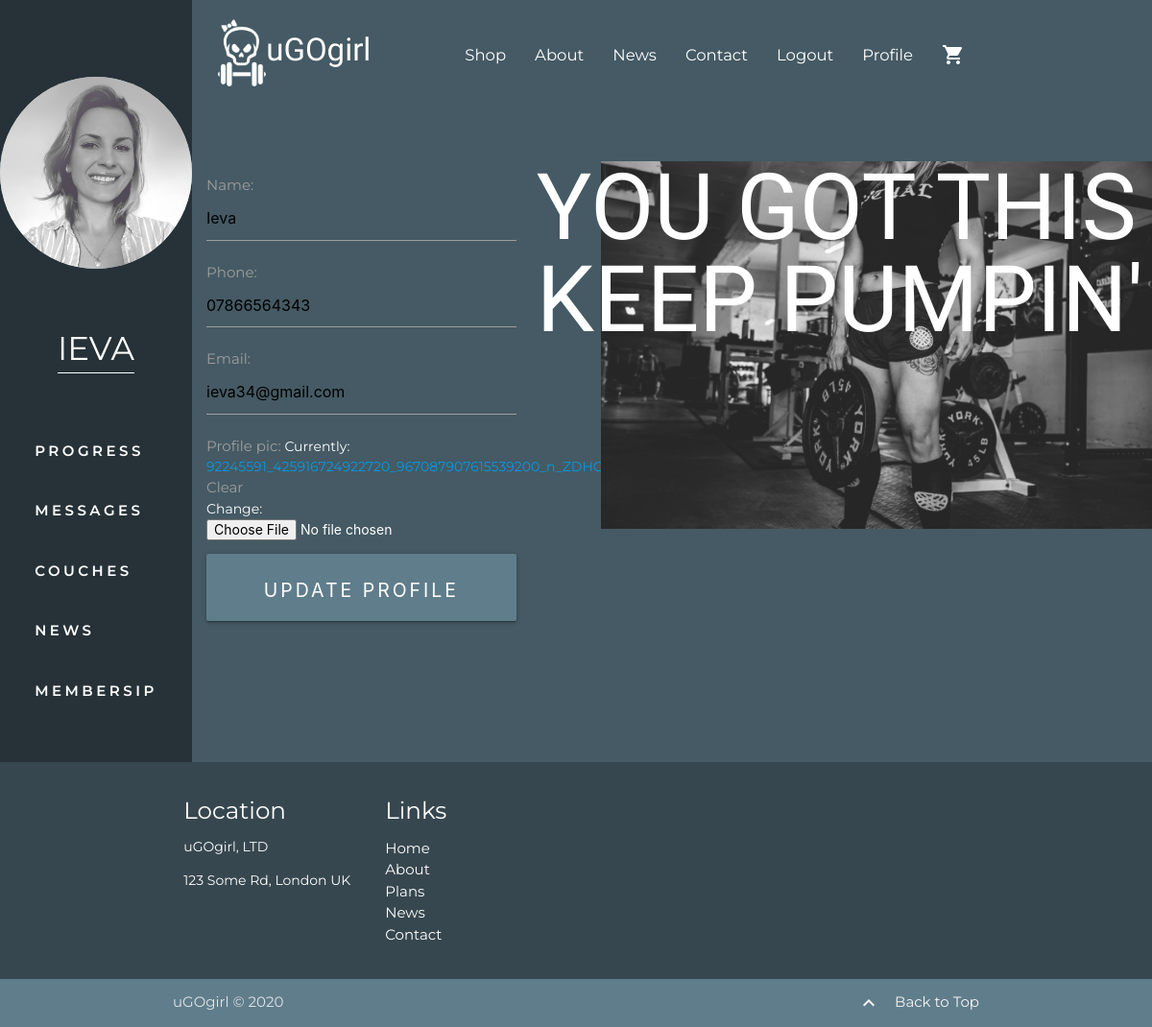
The app's page /accounts/user/ (signed in) with its own data.
### accounts/models.py (models this page shows, shortened)
class Customer(models.Model):
    user         = models.OneToOneField(User, null=True, blank=True, on_delete=models.CASCADE)
    name         = models.CharField     (max_length=200, null=True)
    phone        = models.CharField     (max_length=200, null=True)
    email        = models.CharField     (max_length=200, null=True)
    profile_pic  = models.ImageField    (default='default.jpg', null=True, blank=True)
    date_created = models.DateTimeField (auto_now_add=True, null=True)

### accounts/views.py (the view)
@login_required(login_url='login')
def accountSettings(request):
    customer = request.user.customer
    form = CustomerForm(instance=customer)
    if request.method == 'POST':
        form = CustomerForm(request.POST, request.FILES, instance=customer)
        if form.is_valid():
            form.save()
    context = {'form':form}
    return render(request, 'profile.html', context)

### accounts/forms.py
class CustomerForm(ModelForm):
    class Meta:
        model   = Customer
        fields  = '__all__'
        exclude = ['user']

### cart/context.py (called while the page is built)
def cart_contents(request):
    cart = request.session.get('cart', {})
    cart_items = []
    total = 0
    product_count = 0
    for id, quantity in cart.items():
        product = get_object_or_404(Product, pk=id)
        total += quantity * product.price
        product_count += quantity
        cart_items.append({'id':id, 'quantity':quantity, 'product':product})
    return {'cart_items': cart_items, 'total': total, 'product_count': product_count}

### accounts/templates/profile.html (shortened to what this page needs)
{% extends 'profile_base.html' %}
{% block progress_content %}
<div class="row">
  <div class="col s-12 m5">
    <div style="width: 80%; margin-left: 15px;" class="account-settings-form">
      <form action="" method="POST" enctype="multipart/form-data">
        {{ form.as_p }}
        <input class="btn blue-grey send-message-btn" name="Update Information" type="submit" value="Update Profile">
      </form>
    </div>
  </div>
  <div class="col s-12 m7">
    <div class="profile-image-title-wrapper">
      <div class="profile-title">
        <h1 class="white-text">
          YOU GOT THIS <br />
          KEEP PUMPIN'
        </h1>
      </div>
      <img class="responsive-img" src="/static/img/pumpit.jpg" alt="" />
    </div>
  </div>
</div>
{% endblock %}

### accounts/templates/profile_base.html (shortened to what this page needs)
{% extends 'base.html' %} {% block page_title %}{{user}}'s profile{% endblock %} {% block content %}
<section style="padding: 0 !important; overflow:hidden;" class="section section-profile">
    <div style="margin-bottom: 0 !important; display: flex;" class="row">
        <div style="padding: 80px 0 0 0 !important;" class="user-panel col s12 m2 blue-grey darken-4 white-text">
            <div class="user-image-holder">
                <img src="{{ request.user.customer.profile_pic.url }}" alt="user" />
            </div>
            <h4 style="margin: 65px 0px 50px 0px; border-bottom: 1px solid white; padding-bottom: 5px;">
                {{request.user.customer.name|upper}}</h4>
            <div class="profile-options">
                <a href="{% url 'progress' %}">PROGRESS</a>
                <a href="!#">MESSAGES</a>
                <a href="!#">COUCHES</a>
                <a href="!#">NEWS</a>
                <a style="margin-bottom: 63px;" href="!#">MEMBERSIP</a>
            </div>
        </div>
        <div style="padding: 168px 0px 0px 0px!important;"
            class="profile-content col s12 m10 blue-grey darken-2 black-text">
            {% block progress_content %}
            {%endblock%}
        </div>
    </div>
</section>
{% endblock %}

### static/css/base.css (style rules this page uses)
* { font-family: 'Montserrat', sans-serif; }
p { font-size: 14px; color: white; }
.send-message-btn { width: 100%; padding-top: 20px; padding-bottom: 50px; font-size: 1.3rem; letter-spacing: 0.2rem; }

### static/css/registration_login.css (style rules this page uses)
label { font-size: 1rem; }

### static/css/profile.css (style rules this page uses)
.user-panel { display: flex; flex-direction: column; align-items: center; position: relative; }
.user-image-holder { width: 200px; height: 200px; background: #b0bec5; border-radius: 50%; transition: all 0.3s ease; animation: pulse 1.6s infinite; contain: content; }
.user-image-holder img { height: 100%; }
.profile-content { position: relative; }
.profile-options { display: flex; flex-direction: column; }
.profile-options a { text-decoration: none; color: white; font-size: 1rem; margin: 20px 0px; font-weight: 600; transition: 0.3s linear; letter-spacing: 3.5px; }
.profile-image-title-wrapper { position: relative; }
.profile-title { position: absolute; top: 0; left: -5.6vw; }
.profile-title h1 { font-family: 'Heebo', sans-serif; font-size: 8vw; line-height: 1em; margin: 0; }

### records on screen
Customer: name "Ieva", phone "07866564343", email "ieva34@gmail.com"

### other values on screen
{{ request.user.customer.name|upper }} "IEVA"
